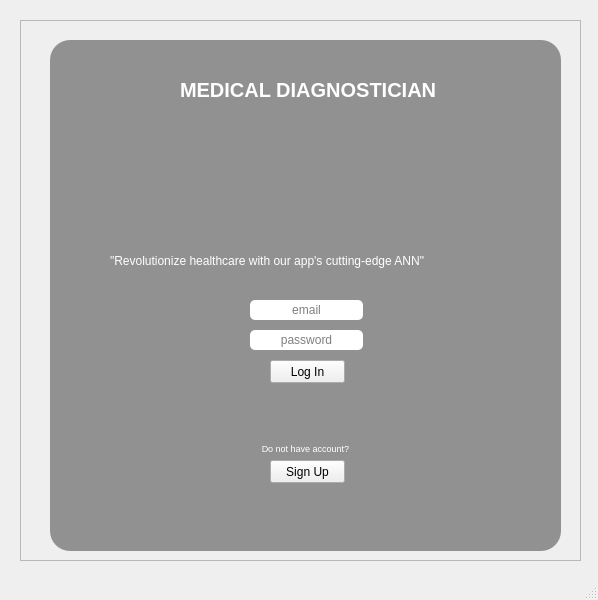
<?xml version="1.0" encoding="UTF-8"?>
<ui version="4.0">
 <class>MainWindow</class>
 <widget class="QMainWindow" name="MainWindow">
  <property name="geometry">
   <rect>
    <x>0</x>
    <y>0</y>
    <width>598</width>
    <height>600</height>
   </rect>
  </property>
  <property name="windowTitle">
   <string>MainWindow</string>
  </property>
  <property name="styleSheet">
   <string notr="true"/>
  </property>
  <widget class="QWidget" name="centralwidget">
   <widget class="QFrame" name="frame">
    <property name="geometry">
     <rect>
      <x>20</x>
      <y>20</y>
      <width>561</width>
      <height>541</height>
     </rect>
    </property>
    <property name="frameShape">
     <enum>QFrame::StyledPanel</enum>
    </property>
    <property name="frameShadow">
     <enum>QFrame::Raised</enum>
    </property>
    <widget class="QLabel" name="background">
     <property name="geometry">
      <rect>
       <x>20</x>
       <y>10</y>
       <width>531</width>
       <height>571</height>
      </rect>
     </property>
     <property name="styleSheet">
      <string notr="true">image: url(:/back/abstract-grunge-decorative-relief-navy-blue-stucco-wall-texture-wide-angle-rough-colored-background.jpg);
border-radius: 20px;</string>
     </property>
     <property name="text">
      <string/>
     </property>
     <property name="pixmap">
      <pixmap resource="background.qrc">:/back/abstract-grunge-decorative-relief-navy-blue-stucco-wall-texture-wide-angle-rough-colored-background.jpg</pixmap>
     </property>
     <property name="scaledContents">
      <bool>true</bool>
     </property>
    </widget>
    <widget class="QLabel" name="shade">
     <property name="geometry">
      <rect>
       <x>30</x>
       <y>20</y>
       <width>511</width>
       <height>511</height>
      </rect>
     </property>
     <property name="font">
      <font>
       <pointsize>12</pointsize>
      </font>
     </property>
     <property name="styleSheet">
      <string notr="true">background-color: rgba(0, 0, 0, 100);
border-radius: 20px;</string>
     </property>
     <property name="text">
      <string/>
     </property>
    </widget>
    <widget class="QLabel" name="logo">
     <property name="geometry">
      <rect>
       <x>230</x>
       <y>110</y>
       <width>111</width>
       <height>111</height>
      </rect>
     </property>
     <property name="text">
      <string/>
     </property>
     <property name="pixmap">
      <pixmap resource="logo.qrc">:/logo/logo.png</pixmap>
     </property>
     <property name="scaledContents">
      <bool>true</bool>
     </property>
    </widget>
    <widget class="QLabel" name="title">
     <property name="geometry">
      <rect>
       <x>160</x>
       <y>50</y>
       <width>271</width>
       <height>40</height>
      </rect>
     </property>
     <property name="font">
      <font>
       <pointsize>15</pointsize>
       <weight>75</weight>
       <bold>true</bold>
      </font>
     </property>
     <property name="styleSheet">
      <string notr="true">color: rgb(255, 255, 255);</string>
     </property>
     <property name="text">
      <string>MEDICAL DIAGNOSTICIAN</string>
     </property>
    </widget>
    <widget class="QLabel" name="label">
     <property name="geometry">
      <rect>
       <x>90</x>
       <y>220</y>
       <width>411</width>
       <height>41</height>
      </rect>
     </property>
     <property name="styleSheet">
      <string notr="true">font: 10pt &quot;Segoe Print&quot;;
color: rgb(255, 255, 255);</string>
     </property>
     <property name="text">
      <string>&quot;Revolutionize healthcare with our app's cutting-edge ANN&quot;</string>
     </property>
    </widget>
    <widget class="QLineEdit" name="password">
     <property name="geometry">
      <rect>
       <x>230</x>
       <y>310</y>
       <width>113</width>
       <height>20</height>
      </rect>
     </property>
     <property name="styleSheet">
      <string notr="true">border-radius: 5px;</string>
     </property>
     <property name="text">
      <string/>
     </property>
     <property name="alignment">
      <set>Qt::AlignCenter</set>
     </property>
     <property name="placeholderText">
      <string>password</string>
     </property>
    </widget>
    <widget class="QPushButton" name="login">
     <property name="geometry">
      <rect>
       <x>250</x>
       <y>340</y>
       <width>75</width>
       <height>23</height>
      </rect>
     </property>
     <property name="styleSheet">
      <string notr="true"/>
     </property>
     <property name="text">
      <string>Log In</string>
     </property>
    </widget>
    <widget class="QPushButton" name="signup">
     <property name="geometry">
      <rect>
       <x>250</x>
       <y>440</y>
       <width>75</width>
       <height>23</height>
      </rect>
     </property>
     <property name="text">
      <string>Sign Up</string>
     </property>
    </widget>
    <widget class="QLabel" name="label_2">
     <property name="geometry">
      <rect>
       <x>230</x>
       <y>420</y>
       <width>111</width>
       <height>16</height>
      </rect>
     </property>
     <property name="font">
      <font>
       <pointsize>7</pointsize>
       <weight>50</weight>
       <bold>false</bold>
      </font>
     </property>
     <property name="styleSheet">
      <string notr="true">color: rgb(255, 255, 255);
</string>
     </property>
     <property name="text">
      <string>Do not have account?</string>
     </property>
     <property name="alignment">
      <set>Qt::AlignCenter</set>
     </property>
    </widget>
    <widget class="QLineEdit" name="email">
     <property name="geometry">
      <rect>
       <x>230</x>
       <y>280</y>
       <width>113</width>
       <height>20</height>
      </rect>
     </property>
     <property name="styleSheet">
      <string notr="true">border-radius: 5px;</string>
     </property>
     <property name="text">
      <string/>
     </property>
     <property name="alignment">
      <set>Qt::AlignCenter</set>
     </property>
     <property name="placeholderText">
      <string>email</string>
     </property>
    </widget>
   </widget>
  </widget>
  <widget class="QStatusBar" name="statusbar"/>
 </widget>
 <resources>
  <include location="logo.qrc"/>
  <include location="background.qrc"/>
 </resources>
 <connections/>
</ui>
